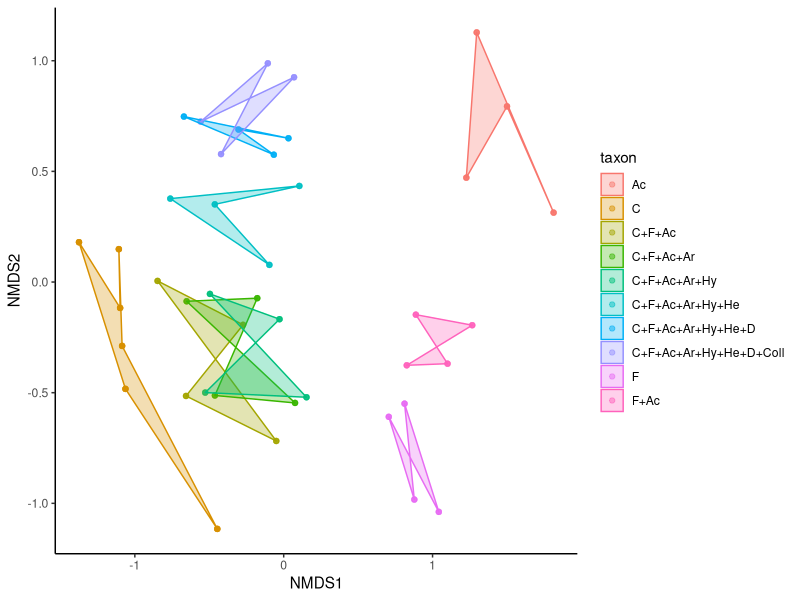
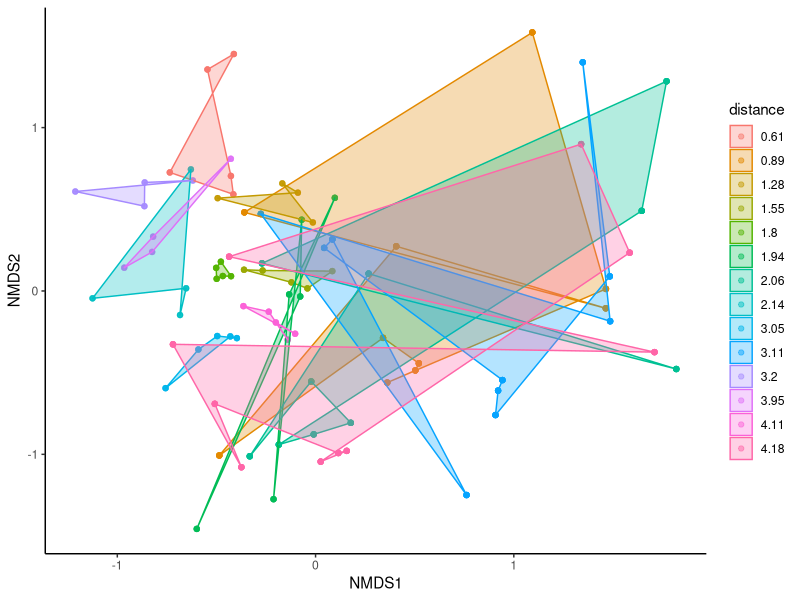

Reproduce these figures in R, in order.
library(plyr)
library(vegan)
library(ggplot2)

data <- read.csv("summary_table.csv")
#turns "coleoptera" into a more managable value
data$taxon <- gsub("coleoptera", "C", data$taxon)

#check and set class of the object
levels(data$taxon)
data$taxon=as.character(data$taxon)
#retreives all rows that match taxon values of "all" and "bulk", removes X clolumn
x=grep("all|bulk",data$taxon)
#removes all rows that do not match taxon = "C"
Dat2<-data[-(x), ]
#encodes taxon as a factor
Dat2$taxon=as.factor(Dat2$taxon)
levels(Dat2$taxon)
data1 <- Dat2
#returns list of selected elements
data1[,1:7] <- NULL

#computes dissilarity matrix
data_dist <- vegdist(data1, method = "bray")
#standardizes scaling
NMDSdat <- metaMDS(data_dist, k=2, trymax = 100)
#sets random number generator seed
set.seed(2)

# create a dataframe with NMDS results 
PDat <- data.frame(NMDS1=NMDSdat$point[,1], 
                   NMDS2=NMDSdat$point[,2],
                   taxon = Dat2$taxon) 
PDat2 <- join(Dat2, PDat, by = "taxon") 


# plot taxon effects
ggplot(data = PDat2, aes(x = NMDS1, y = NMDS2, colour = taxon), alpha=I(0.6)) +  
  geom_point(data=PDat2,aes(x=NMDS1,y=NMDS2),alpha=0.5) +
  geom_polygon(data=PDat2,aes(x=NMDS1,y=NMDS2,fill=taxon,group=taxon),alpha=0.30) +
  theme_classic()


#Creates NMDS plot based on distance as opposed to taxon (above)
Data2 <- data
Data2[,1:7] <- NULL
data$distance <- as.factor(data$distance)

data_dist2 <- vegdist(Data2, method = "bray")
NMDSdat2 <- metaMDS(data_dist2, k=2, trymax = 100)
set.seed(2)

# create a dataframe with NMDS results 
PDat3 <- data.frame(NMDS1=NMDSdat2$point[,1], 
                   NMDS2=NMDSdat2$point[,2],
                   distance = data$distance) 
PDat4 <- join(data, PDat3, by = "distance") 

ggplot(data = PDat4, aes(x = NMDS1, y = NMDS2, colour = distance), alpha=I(0.6)) +  # plot taxon effects
  geom_point(data=PDat4,aes(x=NMDS1,y=NMDS2),alpha=0.5) +
  geom_polygon(data=PDat4,aes(x=NMDS1,y=NMDS2,fill=distance,group=distance),alpha=0.30) +
  theme_classic()

